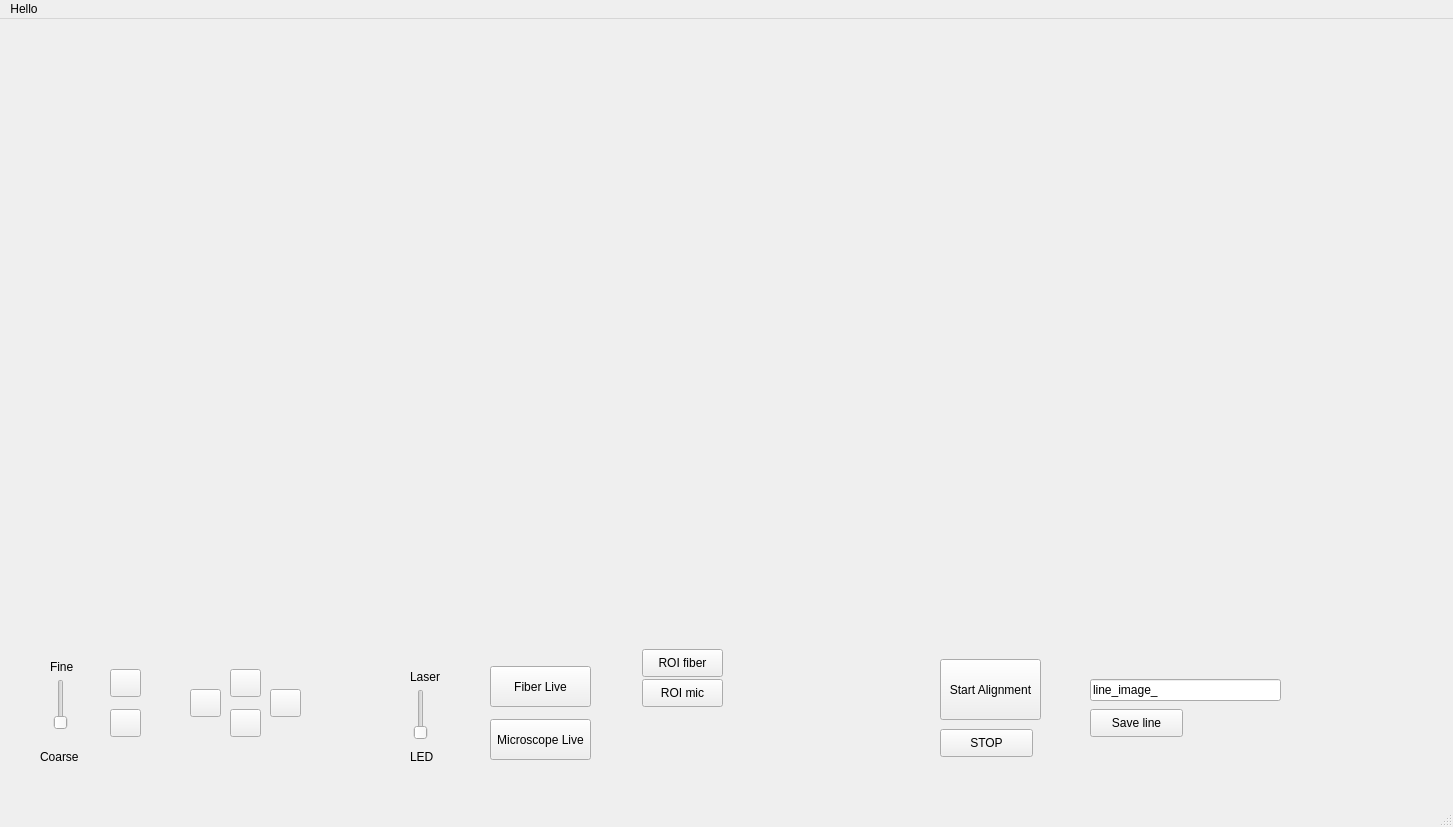
<?xml version="1.0" encoding="UTF-8"?>
<ui version="4.0">
 <class>MainWindow</class>
 <widget class="QMainWindow" name="MainWindow">
  <property name="geometry">
   <rect>
    <x>0</x>
    <y>0</y>
    <width>1453</width>
    <height>827</height>
   </rect>
  </property>
  <property name="windowTitle">
   <string>Basic Camera Feed</string>
  </property>
  <widget class="QWidget" name="centralwidget">
   <property name="layoutDirection">
    <enum>Qt::LeftToRight</enum>
   </property>
   <widget class="QWidget" name="camera_widget" native="true">
    <property name="geometry">
     <rect>
      <x>20</x>
      <y>10</y>
      <width>701</width>
      <height>611</height>
     </rect>
    </property>
    <layout class="QHBoxLayout" name="horizontalLayout"/>
   </widget>
   <widget class="QPushButton" name="start_button">
    <property name="geometry">
     <rect>
      <x>940</x>
      <y>640</y>
      <width>101</width>
      <height>61</height>
     </rect>
    </property>
    <property name="text">
     <string>Start Alignment</string>
    </property>
   </widget>
   <widget class="QWidget" name="processing_widget" native="true">
    <property name="geometry">
     <rect>
      <x>740</x>
      <y>10</y>
      <width>701</width>
      <height>611</height>
     </rect>
    </property>
    <layout class="QHBoxLayout" name="horizontalLayout_2"/>
   </widget>
   <widget class="QPushButton" name="up_button">
    <property name="geometry">
     <rect>
      <x>230</x>
      <y>650</y>
      <width>31</width>
      <height>28</height>
     </rect>
    </property>
    <property name="text">
     <string/>
    </property>
   </widget>
   <widget class="QPushButton" name="down_button">
    <property name="geometry">
     <rect>
      <x>230</x>
      <y>690</y>
      <width>31</width>
      <height>28</height>
     </rect>
    </property>
    <property name="text">
     <string/>
    </property>
   </widget>
   <widget class="QPushButton" name="left_button">
    <property name="geometry">
     <rect>
      <x>190</x>
      <y>670</y>
      <width>31</width>
      <height>28</height>
     </rect>
    </property>
    <property name="text">
     <string/>
    </property>
   </widget>
   <widget class="QPushButton" name="right_button">
    <property name="geometry">
     <rect>
      <x>270</x>
      <y>670</y>
      <width>31</width>
      <height>28</height>
     </rect>
    </property>
    <property name="text">
     <string/>
    </property>
   </widget>
   <widget class="QPushButton" name="fiber_live_button">
    <property name="geometry">
     <rect>
      <x>490</x>
      <y>647</y>
      <width>101</width>
      <height>41</height>
     </rect>
    </property>
    <property name="text">
     <string>Fiber Live</string>
    </property>
    <property name="checkable">
     <bool>false</bool>
    </property>
    <property name="checked">
     <bool>false</bool>
    </property>
   </widget>
   <widget class="QPushButton" name="plus_button">
    <property name="geometry">
     <rect>
      <x>110</x>
      <y>650</y>
      <width>31</width>
      <height>28</height>
     </rect>
    </property>
    <property name="text">
     <string/>
    </property>
   </widget>
   <widget class="QPushButton" name="minus_button">
    <property name="geometry">
     <rect>
      <x>110</x>
      <y>690</y>
      <width>31</width>
      <height>28</height>
     </rect>
    </property>
    <property name="text">
     <string/>
    </property>
   </widget>
   <widget class="QPushButton" name="mic_live_button">
    <property name="geometry">
     <rect>
      <x>490</x>
      <y>700</y>
      <width>101</width>
      <height>41</height>
     </rect>
    </property>
    <property name="text">
     <string>Microscope Live</string>
    </property>
   </widget>
   <widget class="QPushButton" name="stop_button">
    <property name="geometry">
     <rect>
      <x>940</x>
      <y>710</y>
      <width>93</width>
      <height>28</height>
     </rect>
    </property>
    <property name="text">
     <string>STOP</string>
    </property>
   </widget>
   <widget class="QPushButton" name="linesave_button">
    <property name="geometry">
     <rect>
      <x>1090</x>
      <y>690</y>
      <width>93</width>
      <height>28</height>
     </rect>
    </property>
    <property name="text">
     <string>Save line</string>
    </property>
   </widget>
   <widget class="QPushButton" name="ROI_fiber_button">
    <property name="geometry">
     <rect>
      <x>642</x>
      <y>630</y>
      <width>81</width>
      <height>28</height>
     </rect>
    </property>
    <property name="text">
     <string>ROI fiber</string>
    </property>
   </widget>
   <widget class="QLineEdit" name="save_edit">
    <property name="geometry">
     <rect>
      <x>1090</x>
      <y>660</y>
      <width>191</width>
      <height>22</height>
     </rect>
    </property>
    <property name="text">
     <string>line_image_</string>
    </property>
   </widget>
   <widget class="QSlider" name="illumination_slider">
    <property name="geometry">
     <rect>
      <x>410</x>
      <y>670</y>
      <width>22</width>
      <height>51</height>
     </rect>
    </property>
    <property name="maximum">
     <number>1</number>
    </property>
    <property name="pageStep">
     <number>1</number>
    </property>
    <property name="orientation">
     <enum>Qt::Vertical</enum>
    </property>
    <property name="invertedAppearance">
     <bool>false</bool>
    </property>
    <property name="tickPosition">
     <enum>QSlider::NoTicks</enum>
    </property>
   </widget>
   <widget class="QSlider" name="piezo_slider">
    <property name="geometry">
     <rect>
      <x>50</x>
      <y>660</y>
      <width>22</width>
      <height>51</height>
     </rect>
    </property>
    <property name="maximum">
     <number>1</number>
    </property>
    <property name="pageStep">
     <number>1</number>
    </property>
    <property name="orientation">
     <enum>Qt::Vertical</enum>
    </property>
    <property name="invertedAppearance">
     <bool>false</bool>
    </property>
    <property name="tickPosition">
     <enum>QSlider::NoTicks</enum>
    </property>
   </widget>
   <widget class="QLabel" name="label">
    <property name="geometry">
     <rect>
      <x>410</x>
      <y>730</y>
      <width>55</width>
      <height>16</height>
     </rect>
    </property>
    <property name="text">
     <string>LED</string>
    </property>
   </widget>
   <widget class="QLabel" name="label_2">
    <property name="geometry">
     <rect>
      <x>410</x>
      <y>650</y>
      <width>55</width>
      <height>16</height>
     </rect>
    </property>
    <property name="text">
     <string>Laser</string>
    </property>
   </widget>
   <widget class="QLabel" name="label_3">
    <property name="geometry">
     <rect>
      <x>40</x>
      <y>730</y>
      <width>55</width>
      <height>16</height>
     </rect>
    </property>
    <property name="text">
     <string>Coarse</string>
    </property>
   </widget>
   <widget class="QLabel" name="label_4">
    <property name="geometry">
     <rect>
      <x>50</x>
      <y>640</y>
      <width>55</width>
      <height>16</height>
     </rect>
    </property>
    <property name="text">
     <string>Fine</string>
    </property>
   </widget>
   <widget class="QPushButton" name="ROI_mic_button">
    <property name="geometry">
     <rect>
      <x>642</x>
      <y>660</y>
      <width>81</width>
      <height>28</height>
     </rect>
    </property>
    <property name="text">
     <string>ROI mic</string>
    </property>
   </widget>
  </widget>
  <widget class="QMenuBar" name="menubar">
   <property name="geometry">
    <rect>
     <x>0</x>
     <y>0</y>
     <width>1453</width>
     <height>26</height>
    </rect>
   </property>
   <widget class="QMenu" name="menuHello">
    <property name="title">
     <string>Hello</string>
    </property>
   </widget>
   <addaction name="menuHello"/>
  </widget>
  <widget class="QStatusBar" name="statusbar"/>
 </widget>
 <resources/>
 <connections/>
</ui>
